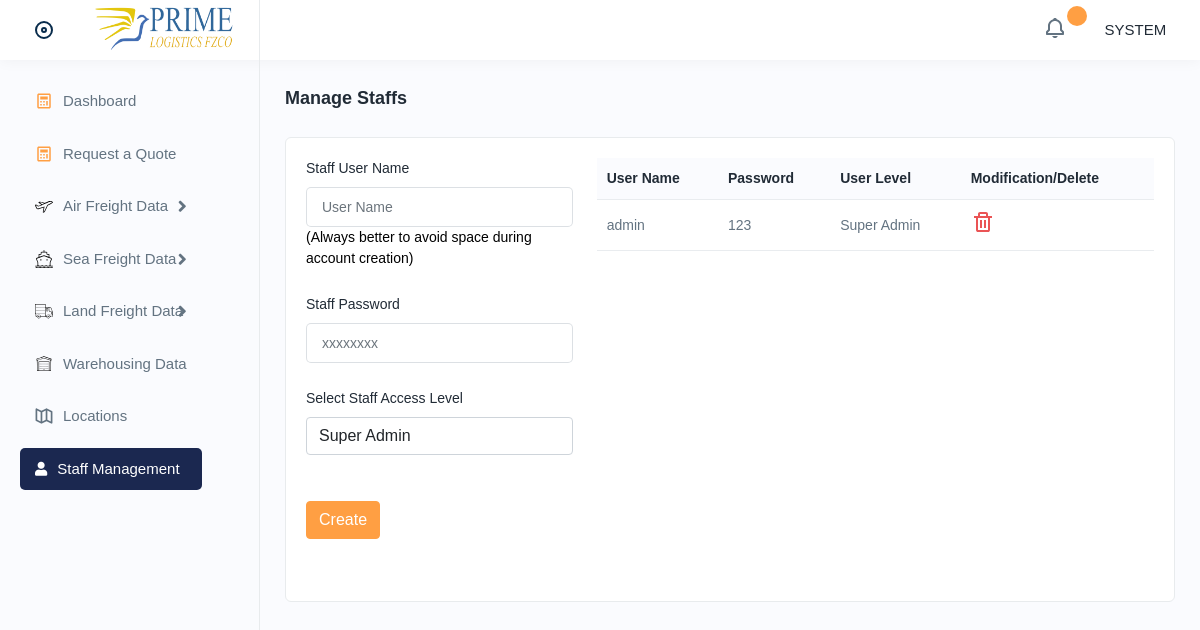
Page /staff_managment.php (signed in) on the committed database.
### tables this page shows
CREATE TABLE `tbl_users` (
  `u_id` int(11) NOT NULL,
  `u_name` varchar(200) NOT NULL,
  `u_pass` varchar(100) NOT NULL,
  `u_level` int(1) NOT NULL
);

### staff_managment.php (the view, shortened to what this page needs)
			<?php include './layouts/header.php'; ?>
			<?php include './layouts/sidebar.php'; ?>
			<div class="page-wrapper">
				<div class="content">
					<div class="page-header">
						<div class="page-title">
							<h4>Manage Staffs</h4>
						</div>
					</div>
					<div class="card">
						<div class="card-body">
							<div class="row">
								<div class="col-4">
									<form class="" action="backend/add_user.php" method="post" enctype="multipart/form-data">
										<div class="form-group">
											<label for="">Staff User Name</label>
											<input type="text" class="form-control" placeholder="User Name" name="uname" value="" required>
											<small>(Always better to avoid space during account creation)</small>
										</div>
										<div class="form-group">
											<label for="">Staff Password</label>
											<input type="text" class="form-control" placeholder="xxxxxxxx" name="upass" value="" required>
										</div>
										<div class="form-group">
											<label for="">Select Staff Access Level</label>
											<select class="form-control" name="utype" required>
													<option value="1">Super Admin</option>
											</select>
										</div><br>
										<button type="submit" class="btn btn-primary btn-me2" name="button">Create</button>
									</form>
									<br><br>
								</div>
								<div class="col-8">
									<table class="table" >
									  <thead>
									    <tr>
									      <th>User Name</th>
									      <th>Password</th>
									      <th>User Level</th>
									      <th>Modification/Delete </th>
									    </tr>
									  </thead>
									  <tbody>
									    <?php
									      $sql_users ="SELECT * FROM tbl_users  ORDER BY `tbl_users`.`u_id` DESC";
									      $rs_users = $conn->query($sql_users);
									      if($rs_users->num_rows > 0){
									        while($rowUsers = $rs_users->fetch_assoc()){
														$user_level = $rowUsers['u_level'];
														$userText = '';
														switch ($user_level) {
														    case '1':
														        $userText = 'Super Admin';
														        break;
														}
									     ?>
									    <tr>
									      <td><?= $rowUsers['u_name'] ?></td>
									      <td><?= $rowUsers['u_pass'] ?></td>
									      <td><?= $userText ?></td>
									      <td>
									        <a href="backend/deluser.php?id=<?= $rowUsers['u_id'] ?>"
														 onclick="return confirm('Are you sure you want to remove the user?')"><img src="assets/img/icons/delete.svg" alt="img"> </a>
									      </td>
									    </tr>
									  <?php } }else{ ?>
									    <tr>
									      <td colspan="6">No Results Found</td>
									    </tr>
									  <?php } ?>
									  </tbody>
									</table>
								</div>
							</div>
						</div>
					</div>
				</div>
			</div>
        </div>
    </body>
</html>

### rows in the picture
tbl_users: u_name "admin", u_pass "123", u_level "Super Admin"
